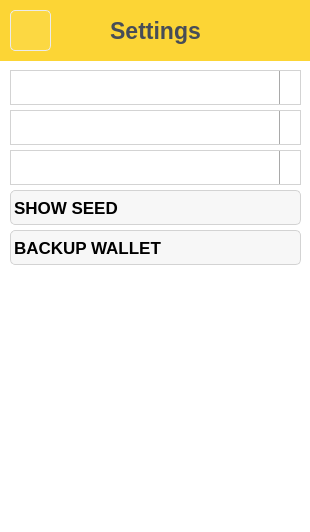
<?xml version="1.0" encoding="UTF-8"?>
<ui version="4.0">
 <class>PageSettings</class>
 <widget class="QWidget" name="PageSettings">
  <property name="geometry">
   <rect>
    <x>0</x>
    <y>0</y>
    <width>310</width>
    <height>532</height>
   </rect>
  </property>
  <property name="windowTitle">
   <string>Form</string>
  </property>
  <property name="styleSheet">
   <string notr="true">background: #FFFFFF</string>
  </property>
  <widget class="QFrame" name="headerFrame">
   <property name="geometry">
    <rect>
     <x>0</x>
     <y>0</y>
     <width>311</width>
     <height>61</height>
    </rect>
   </property>
   <property name="styleSheet">
    <string notr="true">background-color: #FCD535;</string>
   </property>
   <property name="frameShape">
    <enum>QFrame::NoFrame</enum>
   </property>
   <property name="frameShadow">
    <enum>QFrame::Plain</enum>
   </property>
   <widget class="QPushButton" name="backPushButton">
    <property name="geometry">
     <rect>
      <x>10</x>
      <y>10</y>
      <width>41</width>
      <height>41</height>
     </rect>
    </property>
    <property name="focusPolicy">
     <enum>Qt::ClickFocus</enum>
    </property>
    <property name="styleSheet">
     <string notr="true">QPushButton {
	border-style: solid;
	background-color: rgba(255, 255, 255, 16);
	border-radius: 5px;
	border-width: 1px;
	border-color: rgb(235,235,235);
}
QPushButton:hover {
    background-color: rgba(255, 255, 255, 64);
}

QPushButton:pressed {
    background-color: rgba(255, 255, 255, 128);
}</string>
    </property>
    <property name="text">
     <string/>
    </property>
    <property name="icon">
     <iconset resource="../../../../res.qrc">
      <normaloff>:/res/ic/res/ic/arowLeft.png</normaloff>:/res/ic/res/ic/arowLeft.png</iconset>
    </property>
    <property name="iconSize">
     <size>
      <width>16</width>
      <height>16</height>
     </size>
    </property>
    <property name="checkable">
     <bool>false</bool>
    </property>
   </widget>
   <widget class="QLabel" name="titleLabel">
    <property name="geometry">
     <rect>
      <x>60</x>
      <y>10</y>
      <width>191</width>
      <height>41</height>
     </rect>
    </property>
    <property name="sizePolicy">
     <sizepolicy hsizetype="MinimumExpanding" vsizetype="MinimumExpanding">
      <horstretch>0</horstretch>
      <verstretch>0</verstretch>
     </sizepolicy>
    </property>
    <property name="font">
     <font>
      <pointsize>17</pointsize>
      <bold>true</bold>
     </font>
    </property>
    <property name="styleSheet">
     <string notr="true">color: #474D57;</string>
    </property>
    <property name="text">
     <string>Settings</string>
    </property>
    <property name="scaledContents">
     <bool>false</bool>
    </property>
    <property name="alignment">
     <set>Qt::AlignCenter</set>
    </property>
   </widget>
  </widget>
  <widget class="QPushButton" name="backupWalletPushButton">
   <property name="geometry">
    <rect>
     <x>10</x>
     <y>230</y>
     <width>291</width>
     <height>35</height>
    </rect>
   </property>
   <property name="minimumSize">
    <size>
     <width>0</width>
     <height>0</height>
    </size>
   </property>
   <property name="baseSize">
    <size>
     <width>0</width>
     <height>31</height>
    </size>
   </property>
   <property name="font">
    <font>
     <pointsize>13</pointsize>
     <bold>true</bold>
     <stylestrategy>PreferDefault</stylestrategy>
    </font>
   </property>
   <property name="focusPolicy">
    <enum>Qt::NoFocus</enum>
   </property>
   <property name="styleSheet">
    <string notr="true">QPushButton {
	border-style: solid;
	background-color: rgba(0, 0, 0, 8);
	border-width: 1px;
	border-radius: 5px;
	border-color: lightgrey;
	text-align:left;
    padding-right: 3px;
    padding-left: 3px;
	color:black;
}
QPushButton:hover {
    background-color: rgba(0, 0, 0, 16);
}

QPushButton:pressed {
    background-color: rgba(0, 0, 0, 64);
}</string>
   </property>
   <property name="text">
    <string>BACKUP WALLET</string>
   </property>
   <property name="icon">
    <iconset resource="../../../../res.qrc">
     <normaloff>:/res/ic/res/ic/backup.png</normaloff>:/res/ic/res/ic/backup.png</iconset>
   </property>
  </widget>
  <widget class="QComboBox" name="languageComboBox">
   <property name="geometry">
    <rect>
     <x>10</x>
     <y>110</y>
     <width>291</width>
     <height>35</height>
    </rect>
   </property>
   <property name="minimumSize">
    <size>
     <width>119</width>
     <height>0</height>
    </size>
   </property>
   <property name="font">
    <font>
     <pointsize>13</pointsize>
     <bold>true</bold>
     <stylestrategy>PreferDefault</stylestrategy>
    </font>
   </property>
   <property name="focusPolicy">
    <enum>Qt::NoFocus</enum>
   </property>
   <property name="styleSheet">
    <string notr="true">QComboBox {
    border: 1px solid lightgray;
    padding: 1px 18px 1px 3px;
    min-width: 6em; 
	color:black;
}
QComboBox:on { /* shift the text when the popup opens */
    padding-top: 3px;
    padding-left: 4px;
}
QComboBox::drop-down {
    subcontrol-origin: padding;
    subcontrol-position: top right;
    width: 20px;

    border-left-width: 1px;
    border-left-color: darkgray;
    border-left-style: solid; /* just a single line */
    border-top-right-radius: 5px; /* same radius as the QComboBox */
    border-bottom-right-radius: 5px;
}
QComboBox::drop-down::hover {
	background-color: rgba(0, 0, 0, 16);
}
QComboBox::drop-down::pressed {
    background-color: rgba(0, 0, 0, 64);
}
QComboBox::down-arrow {
    image: url(:/res/ic/res/ic/dropDownArrow.png);
	width: 12px;
    height: 12px;
}
QComboBox::down-arrow:on { /* shift the arrow when popup is open */
    top: 1px;
    left: 1px;
}
QListView::item {
	height: 31px;
	background-color: white;
	color: black;
}
QListView::item:selected:!active, QListView::item:selected:active {
	background-color: lightgrey;
	color: black;
}
QListView::item::hover {
	background-color: grey;
	/*font: url(:/Resources/Fonts/GameJam.ttf);*/
	color: black;
}
</string>
   </property>
   <property name="iconSize">
    <size>
     <width>16</width>
     <height>16</height>
    </size>
   </property>
  </widget>
  <widget class="QComboBox" name="networkComboBox">
   <property name="geometry">
    <rect>
     <x>10</x>
     <y>70</y>
     <width>291</width>
     <height>35</height>
    </rect>
   </property>
   <property name="minimumSize">
    <size>
     <width>119</width>
     <height>0</height>
    </size>
   </property>
   <property name="font">
    <font>
     <pointsize>13</pointsize>
     <bold>true</bold>
     <stylestrategy>PreferDefault</stylestrategy>
    </font>
   </property>
   <property name="focusPolicy">
    <enum>Qt::NoFocus</enum>
   </property>
   <property name="styleSheet">
    <string notr="true">QComboBox {
    border: 1px solid lightgray;
    padding: 1px 18px 1px 3px;
    min-width: 6em; 
	color:black;
}
QComboBox:on { /* shift the text when the popup opens */
    padding-top: 3px;
    padding-left: 4px;
}
QComboBox::drop-down {
    subcontrol-origin: padding;
    subcontrol-position: top right;
    width: 20px;

    border-left-width: 1px;
    border-left-color: darkgray;
    border-left-style: solid; /* just a single line */
    border-top-right-radius: 5px; /* same radius as the QComboBox */
    border-bottom-right-radius: 5px;
}
QComboBox::drop-down::hover {
	background-color: rgba(0, 0, 0, 16);
}
QComboBox::drop-down::pressed {
    background-color: rgba(0, 0, 0, 64);
}
QComboBox::down-arrow {
    image: url(:/res/ic/res/ic/dropDownArrow.png);
	width: 12px;
    height: 12px;
}
QComboBox::down-arrow:on { /* shift the arrow when popup is open */
    top: 1px;
    left: 1px;
}
QListView::item {
	height: 31px;
	background-color: white;
	color: black;
}
QListView::item:selected:!active, QListView::item:selected:active {
	background-color: lightgrey;
	color: black;
}
QListView::item::hover {
	background-color: grey;
	/*font: url(:/Resources/Fonts/GameJam.ttf);*/
	color: black;
}
</string>
   </property>
   <property name="iconSize">
    <size>
     <width>16</width>
     <height>16</height>
    </size>
   </property>
  </widget>
  <widget class="QPushButton" name="showSeedPushButton">
   <property name="geometry">
    <rect>
     <x>10</x>
     <y>190</y>
     <width>291</width>
     <height>35</height>
    </rect>
   </property>
   <property name="minimumSize">
    <size>
     <width>0</width>
     <height>0</height>
    </size>
   </property>
   <property name="baseSize">
    <size>
     <width>0</width>
     <height>31</height>
    </size>
   </property>
   <property name="font">
    <font>
     <pointsize>13</pointsize>
     <bold>true</bold>
     <stylestrategy>PreferDefault</stylestrategy>
    </font>
   </property>
   <property name="focusPolicy">
    <enum>Qt::NoFocus</enum>
   </property>
   <property name="styleSheet">
    <string notr="true">QPushButton {
	border-style: solid;
	background-color: rgba(0, 0, 0, 8);
	border-width: 1px;
	border-radius: 5px;
	border-color: lightgrey;
	text-align:left;
    padding-right: 3px;
    padding-left: 3px;
	color:black;
}
QPushButton:hover {
    background-color: rgba(0, 0, 0, 16);
}

QPushButton:pressed {
    background-color: rgba(0, 0, 0, 64);
}</string>
   </property>
   <property name="text">
    <string>SHOW SEED</string>
   </property>
   <property name="icon">
    <iconset resource="../../../../res.qrc">
     <normaloff>:/res/ic/res/ic/backup.png</normaloff>:/res/ic/res/ic/backup.png</iconset>
   </property>
  </widget>
  <widget class="QComboBox" name="scaleComboBox">
   <property name="geometry">
    <rect>
     <x>10</x>
     <y>150</y>
     <width>291</width>
     <height>35</height>
    </rect>
   </property>
   <property name="minimumSize">
    <size>
     <width>119</width>
     <height>0</height>
    </size>
   </property>
   <property name="font">
    <font>
     <pointsize>13</pointsize>
     <bold>true</bold>
     <stylestrategy>PreferDefault</stylestrategy>
    </font>
   </property>
   <property name="focusPolicy">
    <enum>Qt::NoFocus</enum>
   </property>
   <property name="styleSheet">
    <string notr="true">QComboBox {
    border: 1px solid lightgray;
    padding: 1px 18px 1px 3px;
    min-width: 6em; 
	color:black;
}
QComboBox:on { /* shift the text when the popup opens */
    padding-top: 3px;
    padding-left: 4px;
}
QComboBox::drop-down {
    subcontrol-origin: padding;
    subcontrol-position: top right;
    width: 20px;

    border-left-width: 1px;
    border-left-color: darkgray;
    border-left-style: solid; /* just a single line */
    border-top-right-radius: 5px; /* same radius as the QComboBox */
    border-bottom-right-radius: 5px;
}
QComboBox::drop-down::hover {
	background-color: rgba(0, 0, 0, 16);
}
QComboBox::drop-down::pressed {
    background-color: rgba(0, 0, 0, 64);
}
QComboBox::down-arrow {
    image: url(:/res/ic/res/ic/dropDownArrow.png);
	width: 12px;
    height: 12px;
}
QComboBox::down-arrow:on { /* shift the arrow when popup is open */
    top: 1px;
    left: 1px;
}
QListView::item {
	height: 31px;
	background-color: white;
	color: black;
}
QListView::item:selected:!active, QListView::item:selected:active {
	background-color: lightgrey;
	color: black;
}
QListView::item::hover {
	background-color: grey;
	/*font: url(:/Resources/Fonts/GameJam.ttf);*/
	color: black;
}
</string>
   </property>
  </widget>
 </widget>
 <resources>
  <include location="../../../../res.qrc"/>
 </resources>
 <connections/>
</ui>
